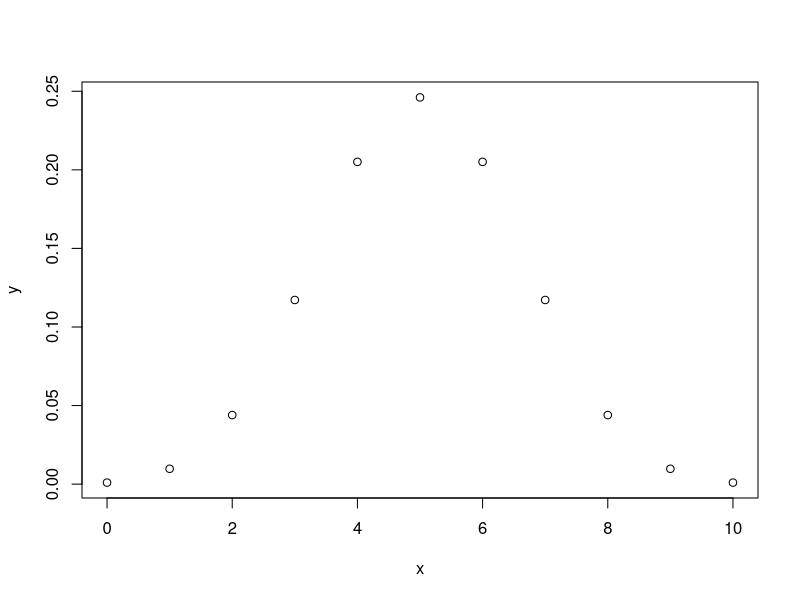
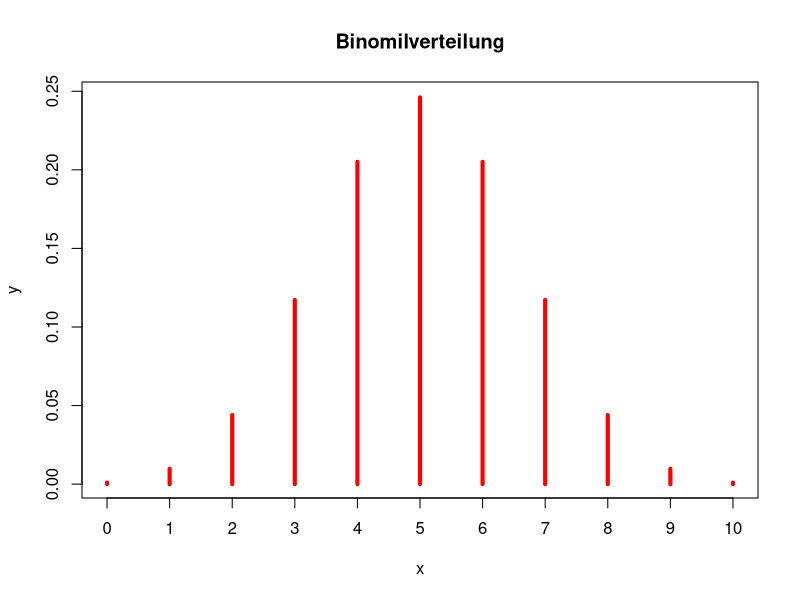
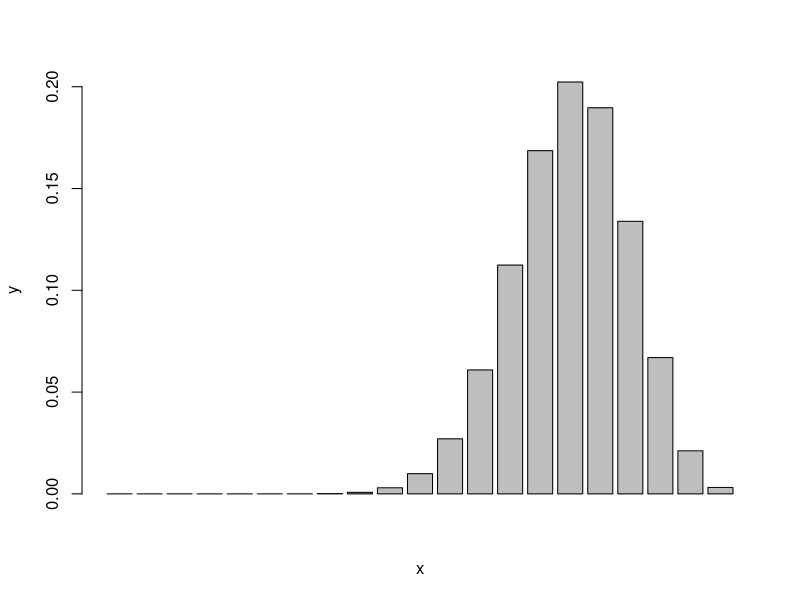

The R source for these figures, in order:
# Binomialverteiltung

# Bestimmung des kritischen Wertes

## W-keit für P(X >= 8 ) = P(X <= 9)
pbinom(8,10,0.5)
qbinom(0.95,10,0.5)



# Erzeugen einses Vektors
x = 0:10
seq(0,10)
seq(0,10,by=0.25)

n = 10
p = 0.5

y = dbinom(x,n,p)

plot(x,y)
plot(x,y,type="h", main = "Binomilverteilung", col="red", lwd = 4, xaxp = c(0,10,10))


# Binomilverteilungen für verschiedene Parameterwahrscheinlichkeiten

n = 20 #konstant
x = 0:n

p = 0.75
barplot(dbinom(x,n,p), xlab = "x",ylab = "y" )